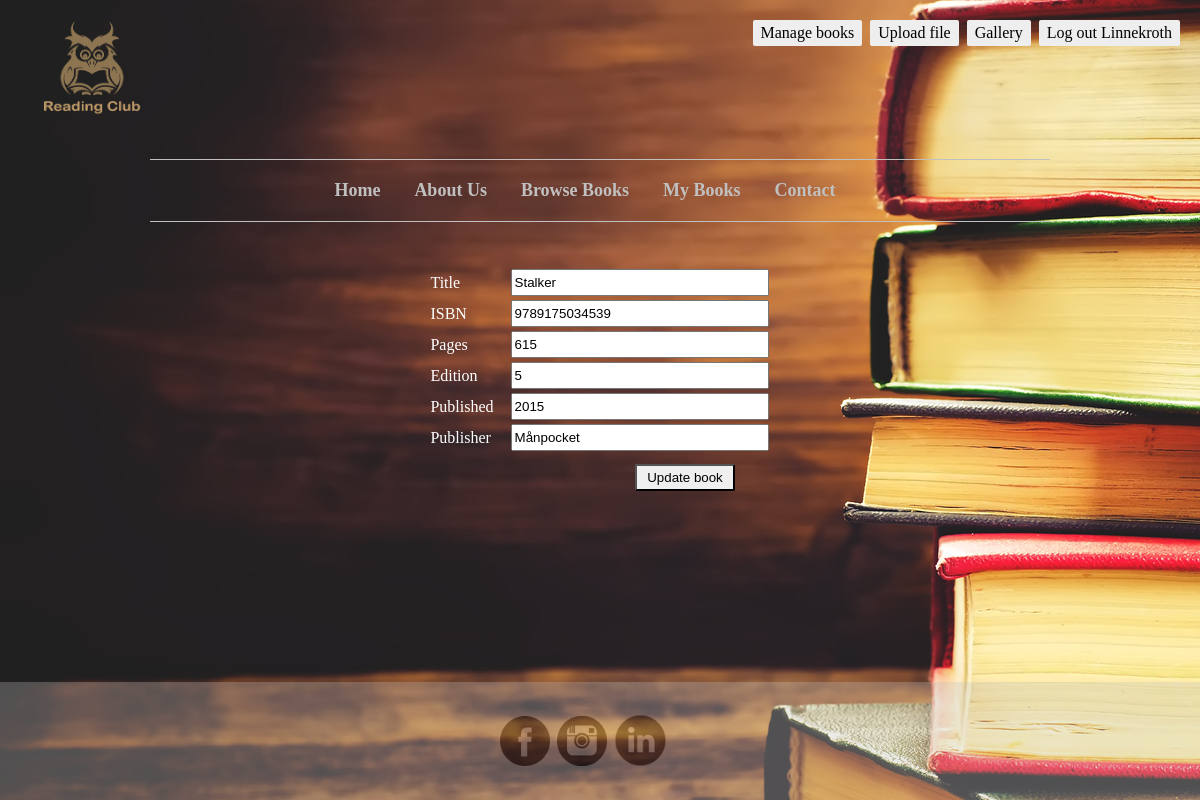
The page /updatebook.php?updateBook=2 (signed in) on the database its author committed.
### tables this page shows
CREATE TABLE `book` (
  `book_id` int(11) NOT NULL,
  `isbn` varchar(13) NOT NULL,
  `title` varchar(200) NOT NULL,
  `pages` int(11) NOT NULL,
  `edition` int(11) NOT NULL,
  `published` int(11) NOT NULL,
  `publisher` varchar(80) NOT NULL,
  `library_shelf` varchar(8) DEFAULT NULL,
  `added_year` int(4) DEFAULT NULL,
  `barcode` int(15) DEFAULT NULL,
  `reserved` int(11) NOT NULL DEFAULT '0'
);

### updatebook.php (the view, shortened to what this page needs)
<?php include("header.php");?>
<div id="updateBook">
<?php
	if (isset($_GET['updateBook'])){
		$book_id = $_GET['updateBook'];
		$query = "SELECT isbn, title, pages, edition, published, publisher FROM book WHERE book_id = ?";
		$stmt = $db->prepare($query);
		$stmt->bind_param('i', $book_id);
		$stmt->bind_result($isbn, $title, $pages, $edition, $published, $publisher);
		$stmt->execute();
	}
?>
	<form method='post' action='' onSubmit='alert("Book updated")'>
		<table>
			<tr>
				<td>Title</td>
				<td><input type="text" name="title" value="<?php echo $title; ?>"></td>
			</tr>
			<tr>
				<td>ISBN</td>
				<td><input type="text" name="isbn" value="<?php echo $isbn; ?>"></td>
			</tr>
			<tr>
				<td>Pages</td>
				<td><input type="text" name="pages" value="<?php echo $pages; ?>"></td>
			</tr>
			<tr>
				<td>Edition</td>
				<td><input type="text" name="edition" value="<?php echo $edition; ?>"></td>
			</tr>
			<tr>
				<td>Published</td>
				<td><input type="text" name="published" value="<?php echo $published; ?>"></td>
			</tr>
			<tr>
				<td>Publisher</td>
				<td><input type="text" name="publisher" value="<?php echo $publisher; ?>"></td>
			</tr>
		</table>
		<button name='updateBook' value='updateBook' type='submit'>Update book</button>
	</form>
</div>
<?php include("footer.php");?>

### bookClub.css (style rules this page uses)
* { margin: 0; padding: 0; }
body { background-image: url('img/books.jpg'); display: flex; min-height: 100vh; flex-direction: column; }
#mainBody, #allMembers, #browse, #myBooks, #contact, #users, #manageBooks, .fileuploads, #addUser, #updateUser, #updateBook, #addBook { flex: 1; }
form { display: inline; }
#updateBook { margin: auto; margin-bottom: 150px; }
#updateBook input { width: 250px; padding: 4px 2px 4px 2px; margin: 1px; margin-left: 15px }
#updateBook button { width: 100px; padding: 4px 2px; border-radius: 2px; margin-top: 10px; position: absolute; right: 465px; }
#updateBook td { color: white; }

### rows shown on the page
book: title "Stalker", isbn "9789175034539", pages "615", edition "5", published "2015", publisher "Månpocket"

### other values the page prints
$_SESSION['username'] "Linnekroth"
